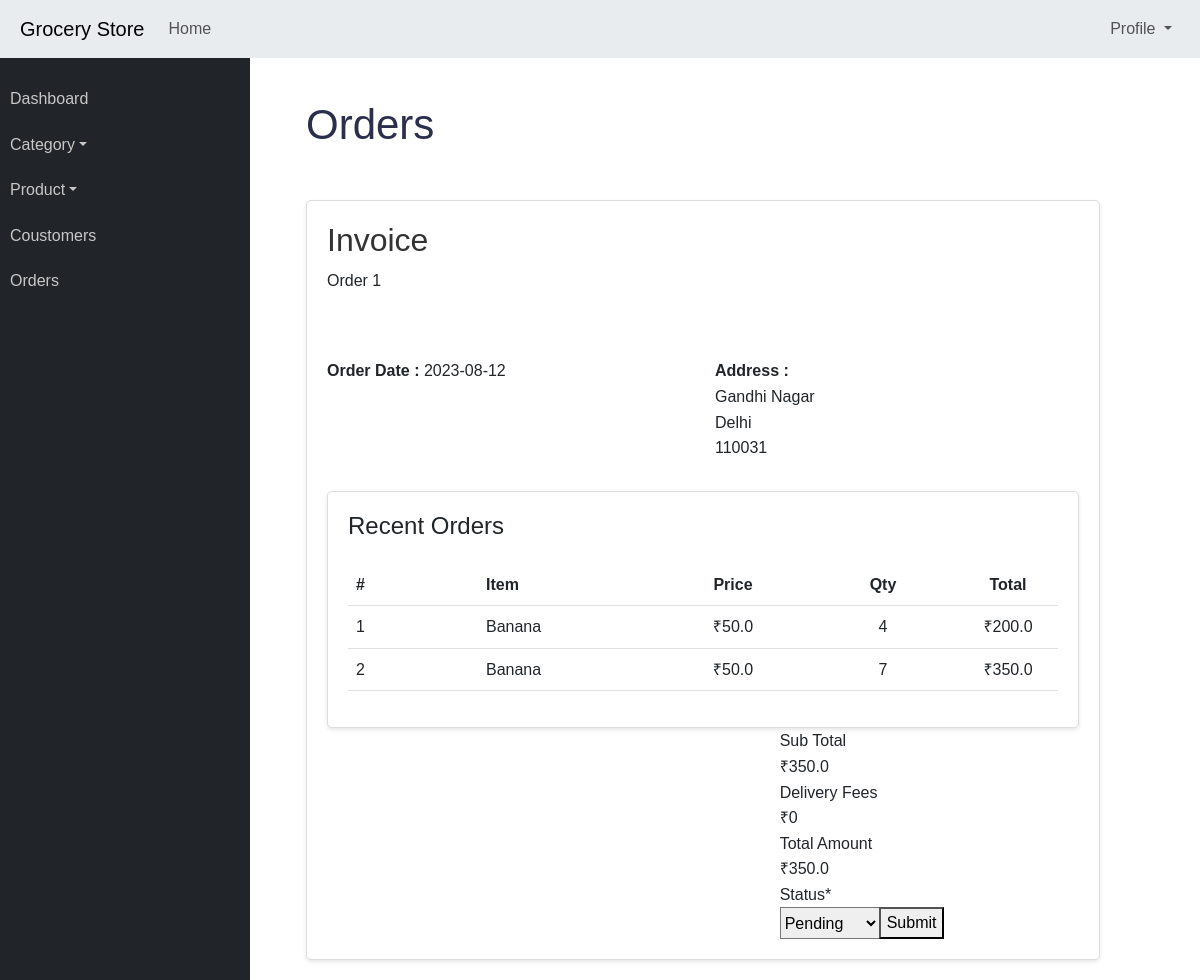
The page /admin/order/1 (signed in) on the database its author committed.
### application/models.py (models this page shows)
class Bill(db.Model):
    __tablename__ = 'bill'
    id = db.Column(db.Integer, primary_key=True)
    fullname = db.Column(db.String(100), nullable=False)
    email = db.Column(db.String(100), nullable=False)
    phone = db.Column(db.Integer, nullable=False)
    address = db.Column(db.String(100), nullable=False)
    city = db.Column(db.String(100), nullable=False)
    zip = db.Column(db.Integer, nullable=False)
    payment_method = db.Column(db.String(100), nullable=False)
    user_id = db.Column(db.Integer, db.ForeignKey('user.id'), nullable=False)
    user = db.relationship('User', backref=db.backref('bills', lazy=True))

class OrderItem(db.Model):
    id = db.Column(db.Integer, primary_key=True)
    order_id = db.Column(db.Integer, db.ForeignKey('order.id'), nullable=False)
    product_id = db.Column(db.Integer, db.ForeignKey('product.id'), nullable=False)
    quantity = db.Column(db.Integer, nullable=False)
    price = db.Column(db.Float, nullable=False)
    order = db.relationship('Order', backref=db.backref('order_history', lazy=True))
    product = db.relationship('Product', backref=db.backref('order_history', lazy=True))

class Product(db.Model):
    id = db.Column(db.Integer, primary_key=True)
    name = db.Column(db.String(100), nullable=False)
    price = db.Column(db.Float, nullable=False)
    discount = db.Column(db.Float, nullable=False)
    MFG_date = db.Column(db.Date, nullable=True)
    EXP_date = db.Column(db.Date, nullable=True)
    stock = db.Column(db.Integer, nullable=False)
    unit = db.Column(db.String(100), nullable=True)
    image = db.Column(db.String(100), nullable=False)
    status = db.Column(db.String(100), nullable=False)
    category_id = db.Column(db.Integer, db.ForeignKey('category.id'), nullable=False)
    category = db.relationship('Category', backref=db.backref('products', lazy=True))

class Order(db.Model):
    id = db.Column(db.Integer, primary_key=True)
    user_id = db.Column(db.Integer, db.ForeignKey('user.id'), nullable=False)
    bill_id = db.Column(db.Integer, db.ForeignKey('bill.id'), nullable=False)
    order_date = db.Column(db.DateTime, nullable=False, default=datetime.utcnow)
    total_amount = db.Column(db.Float, nullable=False)
    status = db.Column(db.String(100), nullable=False)
    bill = db.relationship('Bill', backref=db.backref('orders', lazy=True))
    user = db.relationship('User', backref=db.backref('orders', lazy=True))

### application/controllers.py (the view, shortened to what this page needs)
@app.route('/admin/order/<int:id>', methods=['GET', 'POST'])
@login_required
def order(id):
    form = UpdateStatus()
    order = Order.query.filter_by(id=id).first()
    order_id = order.id
    order_date = order.order_date
    bill = Bill.query.filter_by(id=order.bill_id).first()
    address = bill.address
    city = bill.city
    zip = bill.zip
    date = order_date.strftime('%Y-%m-%d')
    total_amount = order.total_amount
    delivery_charge = 50 if total_amount < 100 else 0
    allitems = OrderItem.query.filter_by(order_id=order_id).all()
    return render_template('edit_order.html', order_id=order_id, date=date, allitems=allitems, total_amount=total_amount, delivery_charge=delivery_charge, address=address, city=city, zip=zip, form=form, order=order)

### application/forms.py
class UpdateStatus(FlaskForm):
    status = StringField('Status', validators=[DataRequired()])

### templates/edit_order.html (shortened to what this page needs)
{% extends "admin_base.html" %}
{% block content %}
<div class="container-fluid">
    <h2 class="mt-30 page-title">Orders</h2>
    <div class="row">
        <div class="col-xl-12 col-md-12">
            <div class="card card-static-2 mb-30">
                <div class="card-title-2">
                    <h2 class="title1458">Invoice</h2>
                    <span class="order-id">Order {{order_id}}</span>
                </div>
                <div class="invoice-content">
                    <div class="row">
                        <div class="col-lg-6 col-sm-6">
                            <div class="ordr-date">
                                <b>Order Date :</b> {{date}}
                            </div>
                        </div>
                        <div class="col-lg-6 col-sm-6">
                            <div class="ordr-date right-text">
                                <b>Address :</b><br>
                                {{address}}<br>
                                {{city}}<br>
                                {{zip}}<br>
                            </div>
                        </div>
                        <div class="col-lg-12">
                            <div class="card card-static-2 mb-30 mt-30">
                                <div class="card-title-2">
                                    <h4>Recent Orders</h4>
                                </div>
                                <div class="card-body-table">
                                    <div class="table-responsive">
                                        <table class="table ucp-table table-hover">
                                            <thead>
                                                <tr>
                                                    <th style="width:130px">#</th>
                                                    <th>Item</th>
                                                    <th style="width:150px" class="text-center">Price</th>
                                                    <th style="width:150px" class="text-center">Qty</th>
                                                    <th style="width:100px" class="text-center">Total</th>
                                                </tr>
                                            </thead>
                                            <tbody>
                                                {% for item in allitems %}
                                                <tr>
                                                    <td>{{loop.index}}</td>
                                                    <td>
                                                        <a target="_blank">{{item.product.name}}</a>
                                                    </td>
                                                    <td class="text-center">₹{{item.product.discount}}</td>
                                                    <td class="text-center">{{item.quantity}}</td>
                                                    <td class="text-center">₹{{item.price}}</td>
                                                </tr>
                                                {% endfor %}
                                            </tbody>
                                        </table>
                                    </div>
                                </div>
                            </div>
                        </div>
                        <div class="col-lg-7"></div>
                        <div class="col-lg-5">
                            <div class="order-total-dt">
                                <div class="order-total-left-text">
                                    Sub Total
                                </div>
                                <div class="order-total-right-text">
                                    ₹{{total_amount-delivery_charge}}
                                </div>
                            </div>
                            <div class="order-total-dt">
                                <div class="order-total-left-text">
                                    Delivery Fees
                                </div>
                                <div class="order-total-right-text">
                                    ₹{{delivery_charge}}
                                </div>
                            </div>
                            <div class="order-total-dt">
                                <div class="order-total-left-text fsz-18">
                                    Total Amount
                                </div>
                                <div class="order-total-right-text fsz-18">
                                    ₹{{total_amount}}
                                </div>
                            </div>
                        </div>
                        <div class="col-lg-7"></div>
                        <div class="col-lg-5">
                            <div class="select-status">
                                <label for="status">Status*</label>
                                <form action="/admin/order/{{order.id}}", method="POST">
                                    <div class="input-group">
                                        <select id="status" name="status" class="custom-select">
                                            <option selected value="Pending" >Pending</option>
                                        </select>
                                        <div class="input-group-append">
                                            <button class="status-btn hover-btn" type="submit">Submit</button>
                                        </div>
                                    </div>
                                </form>
                            </div>
                        </div>
                    </div>
                </div>
            </div>
        </div>
    </div>
</div>
{% endblock %}

### static/css/admin-style.css (style rules this page uses)
.input-group { width: 400px; }
body { font-family: Arial, sans-serif; line-height: 1.6; margin: 0; padding: 0; }
.container-fluid { width: 100%; padding-right: 15px; padding-left: 15px; margin-right: auto; margin-left: auto; padding-left: 1.5rem !important; padding-right: 1.5rem !important; }
.mt-30 { margin-top: 30px !important; }
h2 { color: #333; }
.card { border: 1px solid #ddd; border-radius: 5px; box-shadow: 0 2px 4px rgba(0, 0, 0, 0.1); padding: 20px; }
.card-title-2 { margin-bottom: 15px; }
a { text-decoration: none; background-color: transparent; }
.row { margin-top: 50px; }
.page-title { font-size: 42px; color: #2b2f4c; text-align: left; margin-bottom: 36px; }

### rows shown on the page
Bill: address "Gandhi Nagar", city "Delhi", zip "110031"
OrderItem: product.name "Banana", product.discount "50.0", quantity "4", price "200.0"
OrderItem: product.name "Banana", product.discount "50.0", quantity "7", price "350.0"
Order: total_amount-delivery_charge "350.0", total_amount "350.0"

### other values the page prints
{{ order_id }} "1"
{{ date }} "2023-08-12"
{{ delivery_charge }} "0"
